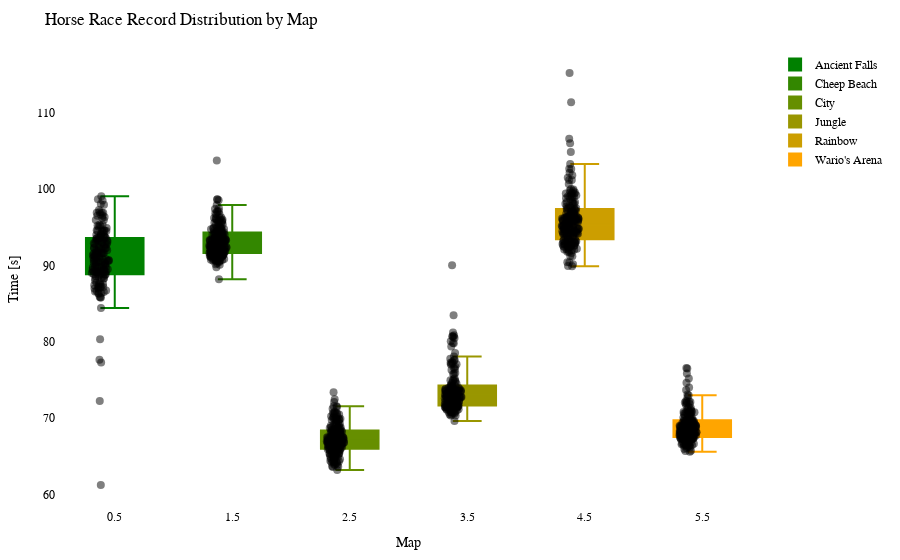

Source (notebook cell):
### Code cell
import plotly.graph_objects as go
import plotly.io as pio

df = getRecordsDataframe(minigame="Pferderennen")

# Calculate the offset for centering the data points
num_columns = len(df.columns)
offset = 0.5

# Create a Swarm plot using Plotly
fig = go.Figure()

cmap = LinearSegmentedColormap.from_list("green_orange", ["green", "orange"])
colors = [to_hex(cmap(i / (num_columns - 1))) for i in range(num_columns)]

for i, (column, color) in enumerate(zip(df.columns, colors)):
    x_values = [i + offset] * len(df[column])  # Adjust x-values with offset for horizontal centering
    fig.add_trace(go.Box(x=x_values,
                         y=df[column],
                         name=column,
                         boxpoints='all',
                         pointpos=-0.5,  # Adjust point position to prevent overlapping
                         marker=dict(color='rgba(0,0,0,0.5)', size=8),  # Adjust marker color and size
                         line=dict(color=color),
                         fillcolor=color,
                         hovertext=df_to_html.index,
                         hoverinfo='name+text+y',
                         showlegend=True))

fig.update_layout(title="Horse Race Record Distribution by Map",
                  xaxis=dict(title="Map"),
                  yaxis=dict(title="Time [s]"),
                  showlegend=True,
                  font=dict(family="Arial", size=12, color="black"),  # Customize font
                  plot_bgcolor="white",  # Set background color
                  margin=dict(l=50, r=50, t=50, b=50),  # Adjust margins for better layout
                  )

pio.show(fig)

pio.write_html(fig, "out/pferd_swarm_plot.html")

### Figure 1 — Plotly figure (JSON) as saved in the notebook; plotly's stock layout.template omitted (floating-point values rounded to 4 significant figures; data arrays with more than 128 entries replaced by an {"elided": "..."} marker saying what was removed)
{"data": [{"boxpoints": "all", "fillcolor": "#008000", "hoverinfo": "name+text+y", "hovertext": {"elided": "212 str values"}, "line": {"color": "#008000"}, "marker": {"color": "rgba(0,0,0,0.5)", "size": 8}, "name": "Ancient Falls", "pointpos": -0.5, "showlegend": true, "type": "box", "x": {"elided": "212 float values"}, "y": {"elided": "212 float values"}}, {"boxpoints": "all", "fillcolor": "#338700", "hoverinfo": "name+text+y", "hovertext": {"elided": "212 str values"}, "line": {"color": "#338700"}, "marker": {"color": "rgba(0,0,0,0.5)", "size": 8}, "name": "Cheep Beach", "pointpos": -0.5, "showlegend": true, "type": "box", "x": {"elided": "212 float values"}, "y": {"elided": "212 float values"}}, {"boxpoints": "all", "fillcolor": "#668f00", "hoverinfo": "name+text+y", "hovertext": {"elided": "212 str values"}, "line": {"color": "#668f00"}, "marker": {"color": "rgba(0,0,0,0.5)", "size": 8}, "name": "City", "pointpos": -0.5, "showlegend": true, "type": "box", "x": {"elided": "212 float values"}, "y": {"elided": "212 float values"}}, {"boxpoints": "all", "fillcolor": "#999600", "hoverinfo": "name+text+y", "hovertext": {"elided": "212 str values"}, "line": {"color": "#999600"}, "marker": {"color": "rgba(0,0,0,0.5)", "size": 8}, "name": "Jungle", "pointpos": -0.5, "showlegend": true, "type": "box", "x": {"elided": "212 float values"}, "y": {"elided": "212 float values"}}, {"boxpoints": "all", "fillcolor": "#cc9e00", "hoverinfo": "name+text+y", "hovertext": {"elided": "212 str values"}, "line": {"color": "#cc9e00"}, "marker": {"color": "rgba(0,0,0,0.5)", "size": 8}, "name": "Rainbow", "pointpos": -0.5, "showlegend": true, "type": "box", "x": {"elided": "212 float values"}, "y": {"elided": "212 float values"}}, {"boxpoints": "all", "fillcolor": "#ffa500", "hoverinfo": "name+text+y", "hovertext": {"elided": "212 str values"}, "line": {"color": "#ffa500"}, "marker": {"color": "rgba(0,0,0,0.5)", "size": 8}, "name": "Wario's Arena", "pointpos": -0.5, "showlegend": true, "type": "box", "x": {"elided": "212 float values"}, "y": {"elided": "212 float values"}}], "layout": {"font": {"color": "black", "family": "Arial", "size": 12}, "margin": {"b": 50, "l": 50, "r": 50, "t": 50}, "plot_bgcolor": "white", "showlegend": true, "title": {"text": "Horse Race Record Distribution by Map"}, "xaxis": {"title": {"text": "Map"}}, "yaxis": {"title": {"text": "Time [s]"}}}}
